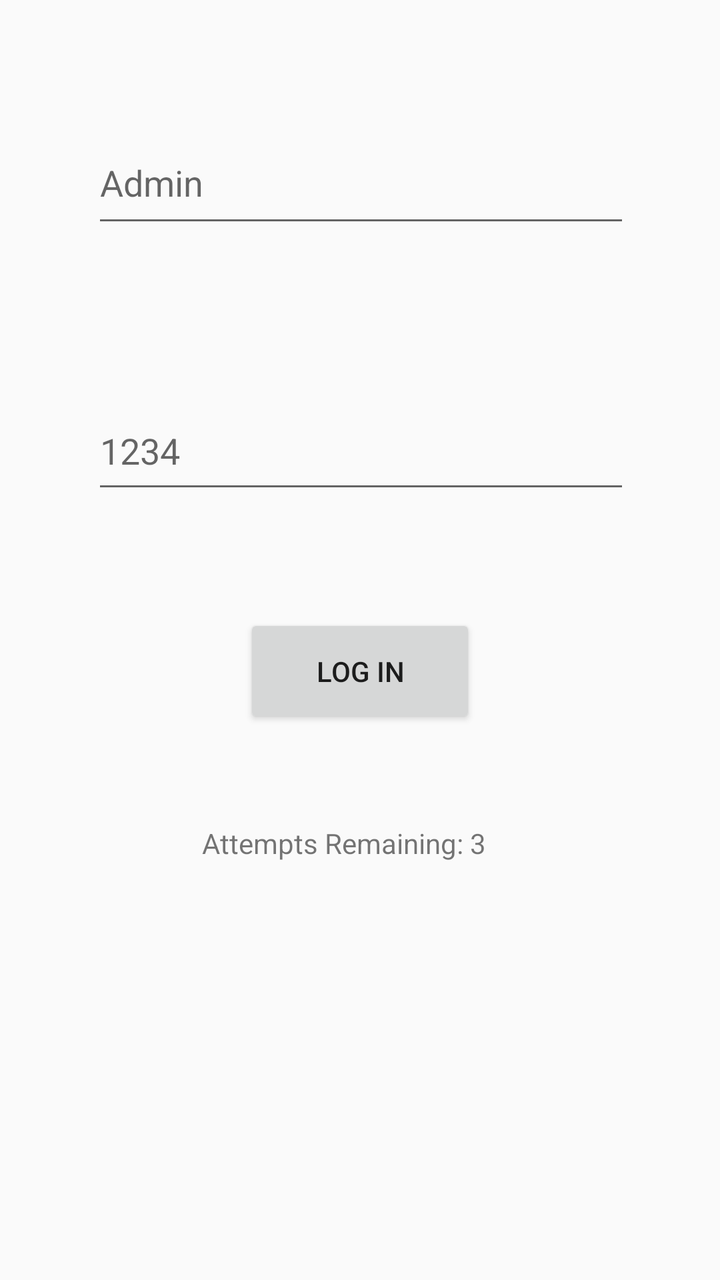
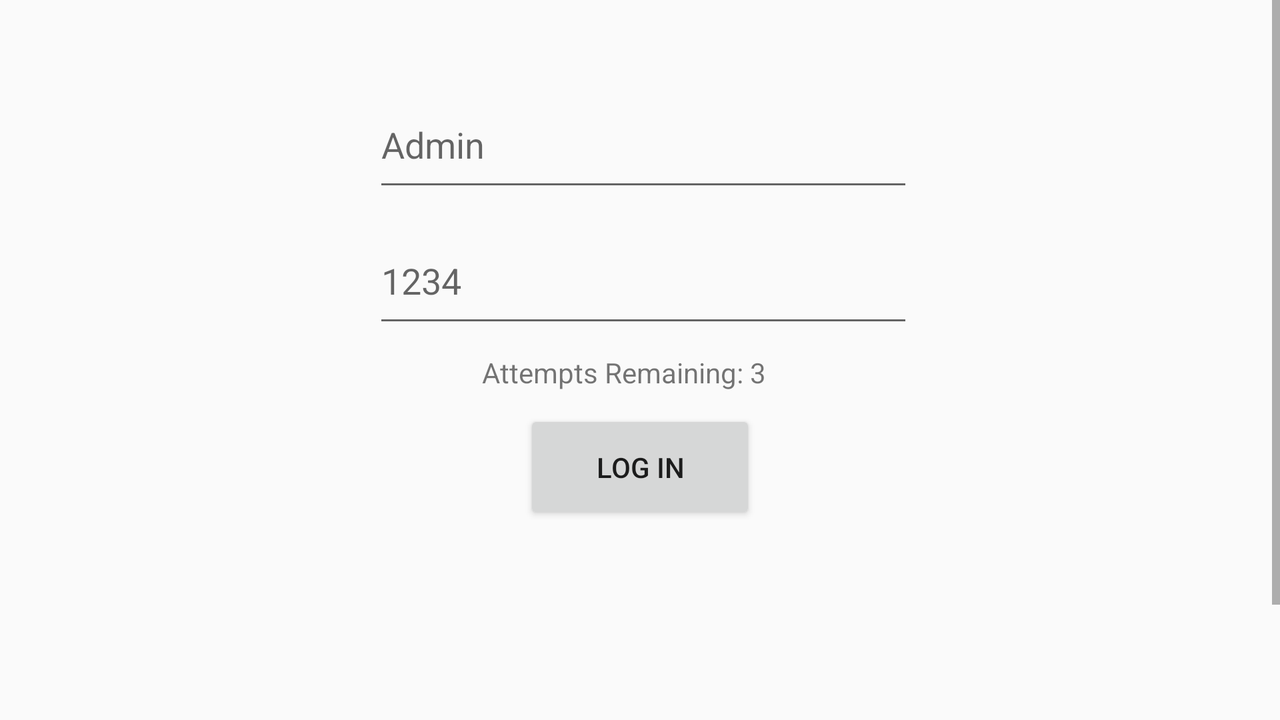

Compare how this app lays out the same screen by default and in its alternative resource folder. The renders come first, then the two layout files and the values they reference.
<!-- AndroidManifest.xml: application theme AppTheme -->
<!-- res/layout/activity_login.xml -->
<?xml version="1.0" encoding="utf-8"?>
<android.support.constraint.ConstraintLayout xmlns:android="http://schemas.android.com/apk/res/android"
    xmlns:app="http://schemas.android.com/apk/res-auto"
    xmlns:tools="http://schemas.android.com/tools"
    android:layout_width="match_parent"
    android:layout_height="match_parent"
    android:configChanges="orientation"
    tools:context="dueto.dueto.LoginActivity">

    <EditText
        android:id="@+id/nameText"
        android:layout_width="269dp"
        android:layout_height="58dp"
        android:layout_marginBottom="8dp"
        android:layout_marginEnd="8dp"
        android:layout_marginStart="8dp"
        android:layout_marginTop="8dp"
        android:ems="10"
        android:hint="Admin"
        android:inputType="textPersonName"
        app:layout_constraintBottom_toBottomOf="parent"
        app:layout_constraintEnd_toEndOf="parent"
        app:layout_constraintHorizontal_bias="0.505"
        app:layout_constraintStart_toStartOf="parent"
        app:layout_constraintTop_toTopOf="parent"
        app:layout_constraintVertical_bias="0.093" />

    <EditText
        android:id="@+id/passText"
        android:layout_width="269dp"
        android:layout_height="56dp"
        android:layout_marginBottom="260dp"
        android:layout_marginEnd="8dp"
        android:layout_marginStart="8dp"
        android:layout_marginTop="8dp"
        android:ems="10"
        android:hint="1234"
        android:inputType="textPassword"
        app:layout_constraintBottom_toBottomOf="parent"
        app:layout_constraintEnd_toEndOf="parent"
        app:layout_constraintHorizontal_bias="0.505"
        app:layout_constraintStart_toStartOf="parent"
        app:layout_constraintTop_toBottomOf="@+id/nameText"
        app:layout_constraintVertical_bias="0.35" />

    <Button
        android:id="@+id/logButt"
        android:layout_width="116dp"
        android:layout_height="57dp"
        android:layout_marginBottom="8dp"
        android:layout_marginEnd="8dp"
        android:layout_marginStart="8dp"
        android:layout_marginTop="8dp"
        android:gravity="center"
        android:text="Log In"
        app:layout_constraintBottom_toBottomOf="parent"
        app:layout_constraintEnd_toEndOf="parent"
        app:layout_constraintStart_toStartOf="parent"
        app:layout_constraintTop_toBottomOf="@+id/passText"
        app:layout_constraintVertical_bias="0.15" />

    <TextView
        android:id="@+id/logInfo"
        android:layout_width="159dp"
        android:layout_height="33dp"
        android:layout_marginBottom="8dp"
        android:layout_marginEnd="8dp"
        android:layout_marginStart="8dp"
        android:layout_marginTop="8dp"
        android:text="Attempts Remaining: 3"
        app:layout_constraintBottom_toBottomOf="parent"
        app:layout_constraintEnd_toEndOf="parent"
        app:layout_constraintHorizontal_bias="0.502"
        app:layout_constraintStart_toStartOf="parent"
        app:layout_constraintTop_toBottomOf="@+id/logButt"
        app:layout_constraintVertical_bias="0.176" />

    >/
</android.support.constraint.ConstraintLayout>
<!-- resources referenced by this layout -->
<resources>
  <style name="AppTheme" parent="Theme.AppCompat.Light.DarkActionBar">
          
          <item name="colorPrimary">@color/colorPrimary</item>
          <item name="colorPrimaryDark">@color/colorPrimaryDark</item>
          <item name="colorAccent">@color/colorAccent</item>
      </style>
  <color name="colorPrimary">#3F51B5</color>
  <color name="colorPrimaryDark">#ff000000</color>
  <color name="colorAccent">#FF4081</color>
</resources>
<!-- res/layout-land/activity_login.xml (the author's variant of the layout above) -->
<!-- drawn on the phone turned sideways -->
<?xml version="1.0" encoding="utf-8"?>
<android.support.constraint.ConstraintLayout xmlns:android="http://schemas.android.com/apk/res/android"
    xmlns:app="http://schemas.android.com/apk/res-auto"
    xmlns:tools="http://schemas.android.com/tools"
    android:layout_width="match_parent"
    android:layout_height="match_parent"
    android:descendantFocusability="beforeDescendants"
    android:focusableInTouchMode="true"
    tools:context="dueto.dueto.LoginActivity">

    <ScrollView
        android:layout_width="match_parent"
        android:layout_height="match_parent"
        tools:layout_editor_absoluteX="8dp"
        tools:layout_editor_absoluteY="207dp">

        <android.support.constraint.ConstraintLayout
            android:layout_width="match_parent"
            android:layout_height="wrap_content">

            <EditText
                android:id="@+id/nameText"
                android:imeOptions="flagNoExtractUi"
                android:layout_width="270dp"
                android:layout_height="60dp"
                android:layout_marginBottom="8dp"
                android:layout_marginEnd="8dp"
                android:layout_marginStart="8dp"
                android:layout_marginTop="8dp"
                android:ems="10"
                android:hint="Admin"
                android:inputType="textPersonName"
                app:layout_constraintBottom_toBottomOf="parent"
                app:layout_constraintEnd_toEndOf="parent"
                app:layout_constraintHorizontal_bias="0.505"
                app:layout_constraintStart_toStartOf="parent"
                app:layout_constraintTop_toTopOf="parent"
                app:layout_constraintVertical_bias="0.093" />

            <EditText
                android:id="@+id/passText"
                android:imeOptions="flagNoExtractUi"
                android:layout_width="270dp"
                android:layout_height="60dp"
                android:layout_marginBottom="260dp"
                android:layout_marginEnd="8dp"
                android:layout_marginStart="8dp"
                android:layout_marginTop="8dp"
                android:ems="10"
                android:hint="1234"
                android:inputType="textPassword"
                app:layout_constraintBottom_toBottomOf="parent"
                app:layout_constraintEnd_toEndOf="parent"
                app:layout_constraintHorizontal_bias="0.505"
                app:layout_constraintStart_toStartOf="parent"
                app:layout_constraintTop_toBottomOf="@+id/nameText"
                app:layout_constraintVertical_bias="0.35" />

            <Button
                android:id="@+id/logButt"
                android:layout_width="116dp"
                android:layout_height="57dp"
                android:layout_marginBottom="8dp"
                android:layout_marginEnd="8dp"
                android:layout_marginStart="8dp"
                android:layout_marginTop="8dp"
                android:gravity="center"
                android:text="Log In"
                app:layout_constraintBottom_toBottomOf="parent"
                app:layout_constraintEnd_toEndOf="parent"
                app:layout_constraintStart_toStartOf="parent"
                app:layout_constraintTop_toBottomOf="@+id/passText"
                app:layout_constraintVertical_bias="0.15" />

            <TextView
                android:id="@+id/logInfo"
                android:layout_width="159dp"
                android:layout_height="33dp"
                android:layout_marginBottom="8dp"
                android:layout_marginEnd="8dp"
                android:layout_marginStart="8dp"
                android:layout_marginTop="8dp"
                android:text="Attempts Remaining: 3"
                app:layout_constraintBottom_toBottomOf="parent"
                app:layout_constraintEnd_toEndOf="parent"
                app:layout_constraintHorizontal_bias="0.501"
                app:layout_constraintStart_toStartOf="parent"
                app:layout_constraintTop_toBottomOf="@+id/passText"
                app:layout_constraintVertical_bias="0.0" />
        </android.support.constraint.ConstraintLayout>
    </ScrollView>

</android.support.constraint.ConstraintLayout>
